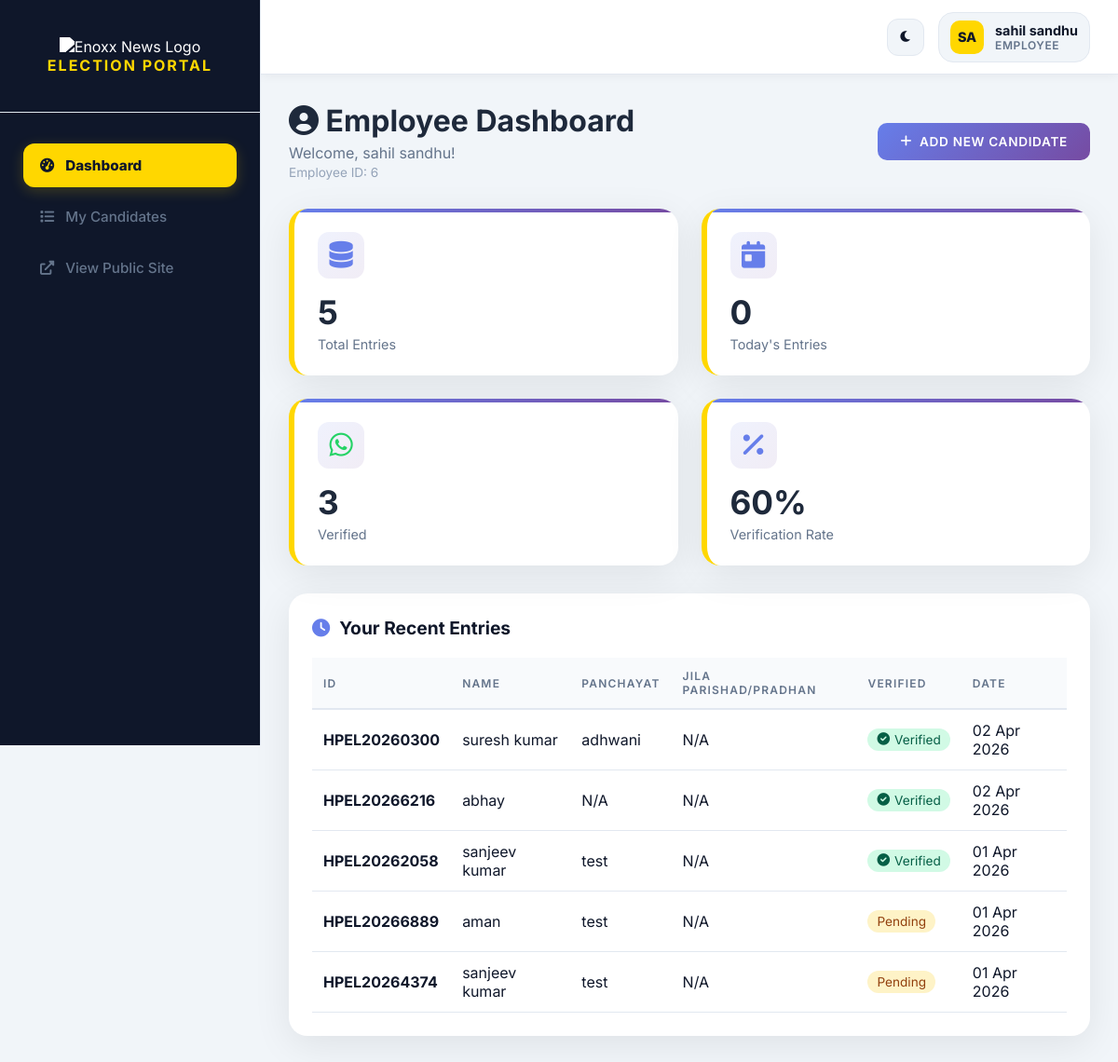
/admin/employee_dashboard.php (signed in), run on the app's committed database.
### tables this page shows
CREATE TABLE `candidates` (
  `id` int(11) NOT NULL,
  `candidate_unique_id` varchar(50) DEFAULT NULL,
  `candidate_id` varchar(50) NOT NULL,
  `district_id` int(11) NOT NULL,
  `representative_type_id` int(11) DEFAULT NULL,
  `jila_parishad_pradhan` enum('jila_parishad','pradhan') DEFAULT NULL,
  `jila_parishad_id` int(11) DEFAULT NULL,
  `block_id` int(11) DEFAULT NULL,
  `panchayat_id` int(11) DEFAULT NULL,
  `bdc_constituency_id` int(11) DEFAULT NULL,
  `zila_parishad_constituency_id` int(11) DEFAULT NULL,
  `village` varchar(100) NOT NULL,
  `village_hi` varchar(100) DEFAULT NULL,
  `candidate_name_hi` varchar(100) NOT NULL,
  `candidate_name_en` varchar(100) NOT NULL,
  `relation_type` enum('father','husband') NOT NULL,
  `relation_name` varchar(100) NOT NULL,
  `relation_name_hi` varchar(100) DEFAULT NULL,
  `gender` enum('Male','Female','Other') NOT NULL,
  `age` int(11) NOT NULL,
  `education` varchar(200) DEFAULT NULL,
  `education_hi` varchar(100) DEFAULT NULL,
  `profession` varchar(100) DEFAULT NULL,
  `profession_hi` varchar(100) DEFAULT NULL,
  `short_notes_en` text DEFAULT NULL,
  `short_notes_hi` text DEFAULT NULL,
  `bio_hi` text DEFAULT NULL,
  `bio_en` text DEFAULT NULL,
  `slug` varchar(500) NOT NULL,
  `photo_url` varchar(500) DEFAULT NULL,
  `video_message_url` varchar(500) DEFAULT NULL,
  `interview_video_url` varchar(500) DEFAULT NULL,
  `mobile_number` varchar(15) DEFAULT NULL,
  `whatsapp_number` varchar(15) DEFAULT NULL,
  `email` varchar(100) DEFAULT NULL,
  `facebook_url` varchar(500) DEFAULT NULL,
  `twitter_url` varchar(500) DEFAULT NULL,
  `instagram_url` varchar(500) DEFAULT NULL,
  `status` enum('contesting','leading','winner','runner_up','withdrawn') DEFAULT 'contesting',
  `approval_status` enum('pending','approved','rejected') DEFAULT 'pending',
  `views` int(11) DEFAULT 0,
  `featured` tinyint(1) DEFAULT 0,
  `created_at` timestamp NOT NULL DEFAULT current_timestamp(),
  `updated_at` timestamp NOT NULL DEFAULT current_timestamp() ON UPDATE current_timestamp(),
  `created_by` int(11) DEFAULT NULL,
  `whatsapp_verified` tinyint(1) DEFAULT 0,
  `photo_hidden` tinyint(1) DEFAULT 1,
  `verification_code` varchar(6) DEFAULT NULL,
  `verification_expiry` datetime DEFAULT NULL,
  `is_active` tinyint(1) DEFAULT 1,
  `transaction_id` varchar(100) DEFAULT NULL
);

CREATE TABLE `panchayats` (
  `id` int(11) NOT NULL,
  `block_id` int(11) NOT NULL,
  `panchayat_name` varchar(100) NOT NULL,
  `panchayat_name_hi` varchar(100) NOT NULL,
  `slug` varchar(100) NOT NULL,
  `status` enum('existing','proposed') DEFAULT 'existing',
  `description` text DEFAULT NULL,
  `meta_title` varchar(200) DEFAULT NULL,
  `meta_description` text DEFAULT NULL,
  `created_at` timestamp NOT NULL DEFAULT current_timestamp(),
  `updated_at` timestamp NOT NULL DEFAULT current_timestamp() ON UPDATE current_timestamp()
);

### admin/employee_dashboard.php (the view, shortened to what this page needs)
 <?php
require_once 'config.php';
$userId = $_SESSION['user_id'];
$stmt = $pdo->prepare("SELECT COUNT(*) FROM candidates WHERE created_by = ?");
$stmt->execute([$userId]);
$totalEntries = $stmt->fetchColumn();
$stmt = $pdo->prepare("SELECT COUNT(*) FROM candidates WHERE created_by = ? AND DATE(created_at) = CURDATE()");
$stmt->execute([$userId]);
$todayEntries = $stmt->fetchColumn();
$stmt = $pdo->prepare("SELECT COUNT(*) FROM candidates WHERE created_by = ? AND whatsapp_verified = 1");
$stmt->execute([$userId]);
$verifiedEntries = $stmt->fetchColumn();
$stmt = $pdo->prepare("
    SELECT c.*, d.district_name, b.block_name, p.panchayat_name
    FROM candidates c
    LEFT JOIN districts d ON c.district_id = d.id
    LEFT JOIN blocks b ON c.block_id = b.id
    LEFT JOIN panchayats p ON c.panchayat_id = p.id
    WHERE c.created_by = ?
    ORDER BY c.created_at DESC
    LIMIT 10
");
$stmt->execute([$userId]);
$recentEntries = $stmt->fetchAll();
include 'includes/header.php';
?>
<div class="page-header">
    <div class="page-title">
        <h1><i class="fas fa-user-circle"></i> Employee Dashboard</h1>
        <p>Welcome, <?php echo htmlspecialchars($_SESSION['full_name']); ?>!</p>
        <small>Employee ID: <?php echo htmlspecialchars($_SESSION['employee_id']); ?></small>
    </div>
    <div class="page-actions">
        <a href="../index.php" class="btn btn-primary">
            <i class="fas fa-plus"></i> Add New Candidate
        </a>
    </div>
</div>
<div class="stats-grid">
    <div class="stat-card">
        <div class="stat-icon"><i class="fas fa-database"></i></div>
        <div class="stat-value"><?php echo number_format($totalEntries); ?></div>
        <div class="stat-label">Total Entries</div>
    </div>
    <div class="stat-card">
        <div class="stat-icon"><i class="fas fa-calendar-day"></i></div>
        <div class="stat-value"><?php echo number_format($todayEntries); ?></div>
        <div class="stat-label">Today's Entries</div>
    </div>
    <div class="stat-card">
        <div class="stat-icon"><i class="fab fa-whatsapp" style="color: #25D366;"></i></div>
        <div class="stat-value"><?php echo number_format($verifiedEntries); ?></div>
        <div class="stat-label">Verified</div>
    </div>
    <div class="stat-card">
        <div class="stat-icon"><i class="fas fa-percent"></i></div>
        <div class="stat-value">
            <?php
            $percent = $totalEntries > 0 ? round(($verifiedEntries / $totalEntries) * 100) : 0;
            echo $percent . '%';
            ?>
        </div>
        <div class="stat-label">Verification Rate</div>
    </div>
</div>
<div class="recent-table">
    <h3><i class="fas fa-clock"></i> Your Recent Entries</h3>
    <div class="table-responsive">
        <table class="data-table">
            <thead>
                <tr>
                    <th>ID</th>
                    <th>Name</th>
                    <th>Panchayat</th>
                    <th>Jila Parishad/Pradhan</th>
                    <th>Verified</th>
                    <th>Date</th>
                </thead>
            <tbody>
                <?php foreach ($recentEntries as $entry): ?>
                <tr>
                    <td><strong><?php echo htmlspecialchars($entry['candidate_id'] ?? 'N/A'); ?></strong></td>
                    <td><?php echo htmlspecialchars($entry['candidate_name_en'] ?? 'N/A'); ?></td>
                    <td><?php echo htmlspecialchars($entry['panchayat_name'] ?? 'N/A'); ?></td>
                    <td>
                        <?php
                        $jpp = $entry['jila_parishad_pradhan'] ?? '';
                        echo $jpp === 'jila_parishad' ? 'जिला परिषद' : ($jpp === 'pradhan' ? 'प्रधान' : 'N/A');
                        ?>
                    </td>
                    <td>
                        <?php if ($entry['whatsapp_verified']): ?>
                            <span class="verified-badge"><i class="fas fa-check-circle"></i> Verified</span>
                        <?php else: ?>
                            <span class="pending-badge">Pending</span>
                        <?php endif; ?>
                    </td>
                    <td><?php echo date('d M Y', strtotime($entry['created_at'])); ?></td>
                </tr>
                <?php endforeach; ?>
            </tbody>
        </table>
    </div>
</div>
<?php include 'includes/footer.php'; ?>

### admin/includes/header.php (style rules this page uses)
* { margin: 0; padding: 0; box-sizing: border-box; }
:root { --primary: #FFD700; --primary-dark: #E6C200; --secondary: #0F172A; --success: #10b981; --danger: #ef4444; --warning: #f59e0b; --dark: #0F172A; --light: #F8FAFC; --gray: #64748B; --border: #E2E8F0; --sidebar-width: 280px; --header-height: 80px; --bg-main: #F1F5F9; --bg-card: #FFFFFF; --bg-sidebar: #0F172A; --text-main: #0F172A; --text-muted: #64748B; --card-shadow: 0 10px 40px rgba(0,0,0,0.04); --transition: all 0.4s cubic-bezier(0.4, 0, 0.2, 1); }
body { font-family: 'Inter', sans-serif; background: var(--bg-main); color: var(--text-main); min-height: 100vh; display: flex; transition: var(--transition); }
.stat-card, .recent-table, .dropdown-menu { background: var(--bg-card) !important; color: var(--text-main) !important; }
.user-name, .recent-table h3 { color: var(--text-main) !important; }
.stats-grid { display: grid; grid-template-columns: repeat(4, 1fr); gap: 25px; margin-bottom: 30px; }
.stat-card { background: white; border-radius: 20px; padding: 25px; box-shadow: 0 10px 40px rgba(0,0,0,0.08); transition: all 0.3s; }
.recent-table { background: white; border-radius: 20px; padding: 25px; box-shadow: 0 10px 40px rgba(0,0,0,0.08); }
.recent-table h3 { font-size: 1.2em; color: #1e293b; margin-bottom: 20px; }
.table-responsive { overflow-x: auto; }
.stat-card { border-left: 6px solid var(--primary); }
.data-table { width: 100%; border-collapse: separate; border-spacing: 0; }
.data-table th { background: var(--bg-main); padding: 18px 20px; font-size: 0.75em; font-weight: 800; text-transform: uppercase; letter-spacing: 0.1em; color: var(--text-muted); text-align: left; border-bottom: 1px solid var(--border); }
.data-table td { padding: 16px 20px; border-bottom: 1px solid var(--border); vertical-align: middle; }
.btn-primary { background: var(--primary); color: var(--secondary); font-weight: 800; padding: 12px 24px; border-radius: 14px; border: none; cursor: pointer; transition: var(--transition); display: inline-flex; align-items: center; gap: 8px; text-transform: uppercase; font-size: 0.85em; letter-spacing: 0.05em; }
@media (max-width: 1200px) { .stats-grid { grid-template-columns: repeat(2, 1fr) !important; } }

### data on the page
candidates: candidate "HPEL20260300", candidate_name_en "suresh kumar", panchayat.panchayat_name "adhwani", shows "N/A", whatsapp_verified 1 (drawn), created_at "02 Apr 2026"
candidates: candidate "HPEL20266216", candidate_name_en "abhay", panchayat_name "N/A", whatsapp_verified 1 (drawn), created_at "02 Apr 2026"
candidates: candidate "HPEL20262058", candidate_name_en "sanjeev kumar", panchayat.panchayat_name "test", shows "N/A", whatsapp_verified 1 (drawn), created_at "01 Apr 2026"
candidates: candidate "HPEL20266889", candidate_name_en "aman", panchayat.panchayat_name "test", shows "N/A", whatsapp_verified "Pending", created_at "01 Apr 2026"
candidates: candidate "HPEL20264374", candidate_name_en "sanjeev kumar", panchayat.panchayat_name "test", shows "N/A", whatsapp_verified "Pending", created_at "01 Apr 2026"

### other printed values
$_SESSION['full_name'] "sahil sandhu"
$_SESSION['user_type'] "EMPLOYEE"
$_SESSION['employee_id'] "6"
$totalEntries "5"
$todayEntries "0"
$verifiedEntries "3"
$percent "60"
